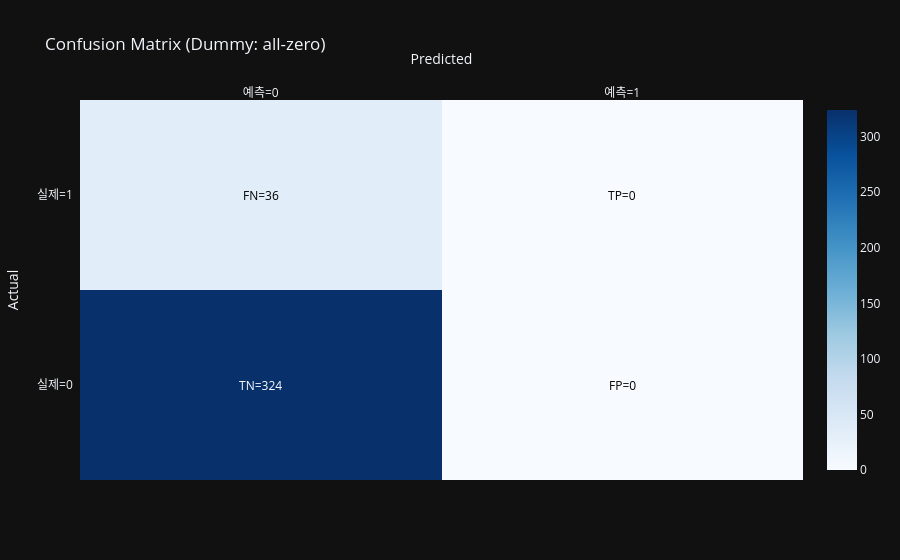

Write notebook code for a chart like this one.
### Markdown cell above
---
## Part 3. 혼동행렬 (Confusion Matrix)

### 혼동행렬 읽는 법

```
              예측=0    예측=1
실제=0         TN        FP
실제=1         FN        TP
```

| 약어 | 의미 | 설명 |
|------|------|------|
| **TN** | True Negative | 음성인데 음성으로 맞춤 |
| **FP** | False Positive | 음성인데 양성으로 틀림 (**오탐**) |
| **FN** | False Negative | 양성인데 음성으로 틀림 (**누락**) |
| **TP** | True Positive | 양성인데 양성으로 맞춤 |

> Dummy(all-zero)는 FN이 가득 → 양성을 전혀 못 잡는다(Recall≈0)

### Code cell
from sklearn.metrics import confusion_matrix, classification_report
import plotly.figure_factory as ff
import numpy as np

cm = confusion_matrix(y_test, fakepred, labels=[0, 1])  # 레이블 고정 추천함. 싫으면 말구요

ann = np.array([
    [f"TN={cm[0,0]}", f"FP={cm[0,1]}"],
    [f"FN={cm[1,0]}", f"TP={cm[1,1]}"]
])

fig = ff.create_annotated_heatmap(
    z=cm,
    x=["예측=0", "예측=1"],
    y=["실제=0", "실제=1"],
    annotation_text=ann,
    colorscale="Blues", showscale=True
)
fig.update_layout(
    title="Confusion Matrix (Dummy: all-zero)",
    xaxis=dict(title="Predicted"),
    yaxis=dict(title="Actual"),
    template="plotly_dark"
)
fig.show()

# classification_report 출력
print(classification_report(y_test, fakepred, digits=3, zero_division=0))

### Figure 1 — Plotly figure (JSON) as saved in the notebook; plotly's stock layout.template omitted (floating-point values rounded to 4 significant figures)
{"data": [{"colorscale": [[0, "rgb(247,251,255)"], [0.125, "rgb(222,235,247)"], [0.25, "rgb(198,219,239)"], [0.375, "rgb(158,202,225)"], [0.5, "rgb(107,174,214)"], [0.625, "rgb(66,146,198)"], [0.75, "rgb(33,113,181)"], [0.875, "rgb(8,81,156)"], [1, "rgb(8,48,107)"]], "reversescale": false, "showscale": true, "type": "heatmap", "x": ["예측=0", "예측=1"], "y": ["실제=0", "실제=1"], "z": [[324, 0], [36, 0]]}], "layout": {"annotations": [{"font": {"color": "#FFFFFF"}, "showarrow": false, "text": "TN=324", "x": "예측=0", "xref": "x", "y": "실제=0", "yref": "y"}, {"font": {"color": "#000000"}, "showarrow": false, "text": "FP=0", "x": "예측=1", "xref": "x", "y": "실제=0", "yref": "y"}, {"font": {"color": "#000000"}, "showarrow": false, "text": "FN=36", "x": "예측=0", "xref": "x", "y": "실제=1", "yref": "y"}, {"font": {"color": "#000000"}, "showarrow": false, "text": "TP=0", "x": "예측=1", "xref": "x", "y": "실제=1", "yref": "y"}], "title": {"text": "Confusion Matrix (Dummy: all-zero)"}, "xaxis": {"dtick": 1, "gridcolor": "rgb(0, 0, 0)", "side": "top", "ticks": "", "title": {"text": "Predicted"}}, "yaxis": {"dtick": 1, "ticks": "", "ticksuffix": "  ", "title": {"text": "Actual"}}}}
